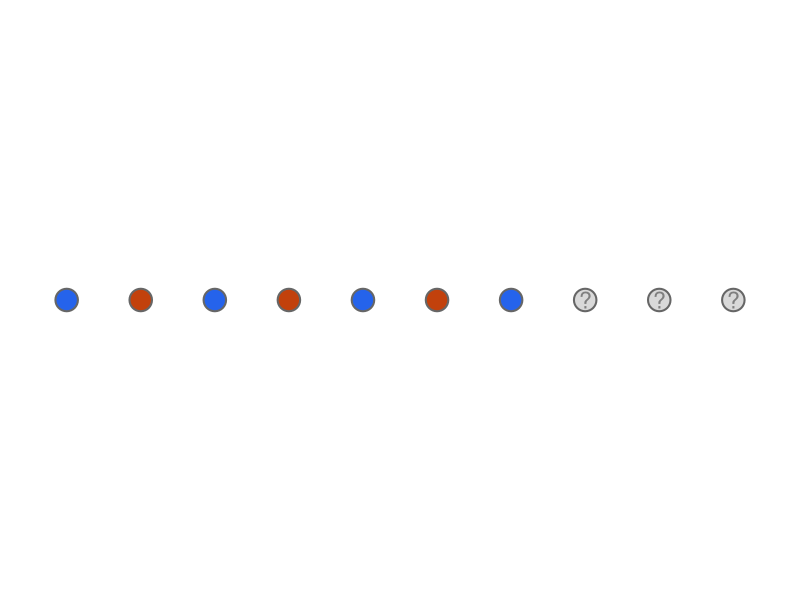
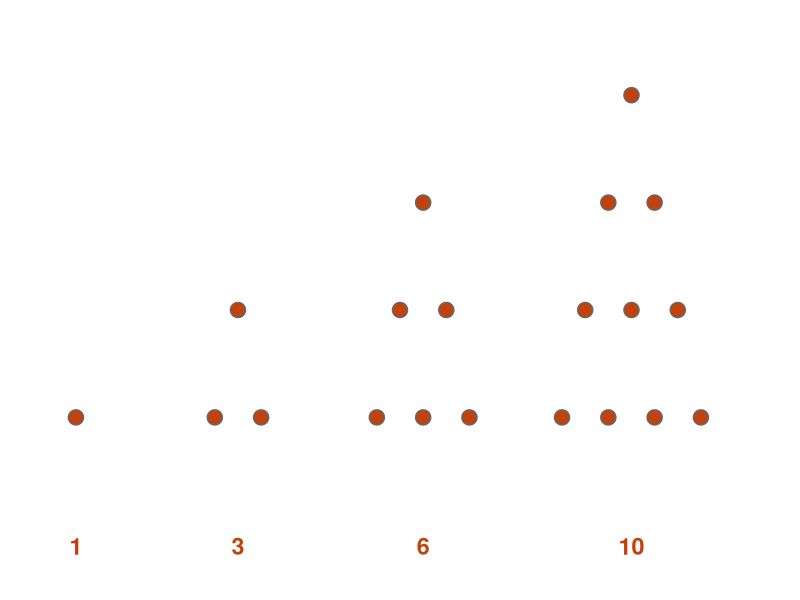

Generate these figures, in order, with R:
## ---- chunk 1
knitr::opts_chunk$set(echo = FALSE, fig.align = "center", dev = "png",
                      fig.width = 5, fig.height = 4, dpi = 150)
orange <- "#c2410c"
pink   <- "#f9c0c0"
blue   <- "#2563eb"
grey   <- "grey85"
## ---- chunk 2
par(mar=c(0,0,0,0))
n <- 10; known <- 7
cols <- rep(c(blue, orange), length.out=n)
cols[(known+1):n] <- grey
plot(NA, xlim=c(0.5,n+0.5), ylim=c(-1,1), axes=FALSE, xlab="", ylab="")
points(1:n, rep(0,n), pch=21, bg=cols, col="grey40", cex=3, lwd=2)
text((known+1):n, 0, "?", col="grey50", cex=1.4)
## ---- chunk 3
par(mar=c(0,0,1,0))
plot(NA, xlim=c(-1,15), ylim=c(-0.5,4.5), axes=FALSE, xlab="", ylab="")
tri <- function(k, x0, col){
  for(r in 1:k){
    xs <- x0 + (seq_len(r) - (r+1)/2)
    points(xs, rep(k-r+1, r), pch=21, bg=col, col="grey40", cex=2, lwd=1.5)
  }
}
xs0 <- c(0, 3.5, 7.5, 12)
ks  <- c(1, 2, 3, 4)
for(i in 1:4) tri(ks[i], xs0[i], orange)
text(xs0, -0.2, c("1","3","6","10"), cex=1.4, font=2, col=orange)
